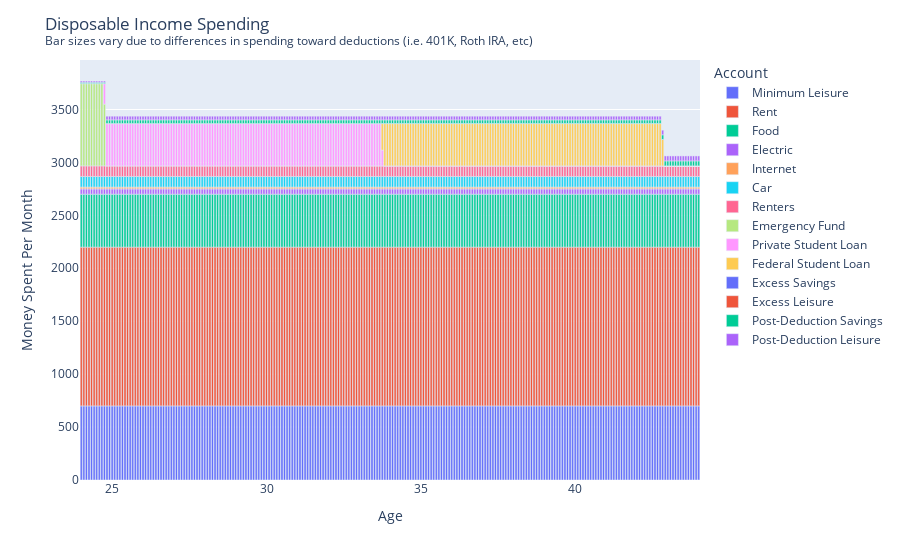

Write notebook code for a chart like this one.
### Code cell
# Extract the required columns
plot_dat = results['Paycheck Only Spending'].with_columns((pl.col("Years") + current_age).alias("Age")).drop("Years").filter(pl.col("Age") < current_age+look_ahead_years)

# Plot each account value over the years
fig = px.bar(plot_dat.melt(id_vars="Age").rename(mapping={"variable" : "Account"}), x="Age", y="value", color='Account')

# Update layout and show the plot
fig.update_layout(title = "Disposable Income Spending <br><sup>Bar sizes vary due to differences in spending toward deductions (i.e. 401K, Roth IRA, etc)</sup>", xaxis_title='Age', yaxis_title='Money Spent Per Month')
fig.show()

### Figure 1 — Plotly figure (JSON) as saved in the notebook; plotly's stock layout.template omitted (floating-point values rounded to 4 significant figures; data arrays with more than 128 entries replaced by an {"elided": "..."} marker saying what was removed)
{"data": [{"alignmentgroup": "True", "hovertemplate": "Account=Minimum Leisure<br>Age=%{x}<br>value=%{y}<extra></extra>", "legendgroup": "Minimum Leisure", "marker": {"color": "#636efa", "pattern": {"shape": ""}}, "name": "Minimum Leisure", "offsetgroup": "Minimum Leisure", "orientation": "v", "showlegend": true, "textposition": "auto", "type": "bar", "x": {"elided": "241 float values"}, "xaxis": "x", "y": {"elided": "241 int values"}, "yaxis": "y"}, {"alignmentgroup": "True", "hovertemplate": "Account=Rent<br>Age=%{x}<br>value=%{y}<extra></extra>", "legendgroup": "Rent", "marker": {"color": "#EF553B", "pattern": {"shape": ""}}, "name": "Rent", "offsetgroup": "Rent", "orientation": "v", "showlegend": true, "textposition": "auto", "type": "bar", "x": {"elided": "241 float values"}, "xaxis": "x", "y": {"elided": "241 int values"}, "yaxis": "y"}, {"alignmentgroup": "True", "hovertemplate": "Account=Food<br>Age=%{x}<br>value=%{y}<extra></extra>", "legendgroup": "Food", "marker": {"color": "#00cc96", "pattern": {"shape": ""}}, "name": "Food", "offsetgroup": "Food", "orientation": "v", "showlegend": true, "textposition": "auto", "type": "bar", "x": {"elided": "241 float values"}, "xaxis": "x", "y": {"elided": "241 int values"}, "yaxis": "y"}, {"alignmentgroup": "True", "hovertemplate": "Account=Electric<br>Age=%{x}<br>value=%{y}<extra></extra>", "legendgroup": "Electric", "marker": {"color": "#ab63fa", "pattern": {"shape": ""}}, "name": "Electric", "offsetgroup": "Electric", "orientation": "v", "showlegend": true, "textposition": "auto", "type": "bar", "x": {"elided": "241 float values"}, "xaxis": "x", "y": {"elided": "241 int values"}, "yaxis": "y"}, {"alignmentgroup": "True", "hovertemplate": "Account=Internet<br>Age=%{x}<br>value=%{y}<extra></extra>", "legendgroup": "Internet", "marker": {"color": "#FFA15A", "pattern": {"shape": ""}}, "name": "Internet", "offsetgroup": "Internet", "orientation": "v", "showlegend": true, "textposition": "auto", "type": "bar", "x": {"elided": "241 float values"}, "xaxis": "x", "y": {"elided": "241 float values"}, "yaxis": "y"}, {"alignmentgroup": "True", "hovertemplate": "Account=Car<br>Age=%{x}<br>value=%{y}<extra></extra>", "legendgroup": "Car", "marker": {"color": "#19d3f3", "pattern": {"shape": ""}}, "name": "Car", "offsetgroup": "Car", "orientation": "v", "showlegend": true, "textposition": "auto", "type": "bar", "x": {"elided": "241 float values"}, "xaxis": "x", "y": {"elided": "241 int values"}, "yaxis": "y"}, {"alignmentgroup": "True", "hovertemplate": "Account=Renters<br>Age=%{x}<br>value=%{y}<extra></extra>", "legendgroup": "Renters", "marker": {"color": "#FF6692", "pattern": {"shape": ""}}, "name": "Renters", "offsetgroup": "Renters", "orientation": "v", "showlegend": true, "textposition": "auto", "type": "bar", "x": {"elided": "241 float values"}, "xaxis": "x", "y": {"elided": "241 int values"}, "yaxis": "y"}, {"alignmentgroup": "True", "hovertemplate": "Account=Emergency Fund<br>Age=%{x}<br>value=%{y}<extra></extra>", "legendgroup": "Emergency Fund", "marker": {"color": "#B6E880", "pattern": {"shape": ""}}, "name": "Emergency Fund", "offsetgroup": "Emergency Fund", "orientation": "v", "showlegend": true, "textposition": "auto", "type": "bar", "x": {"elided": "241 float values"}, "xaxis": "x", "y": {"elided": "241 float values"}, "yaxis": "y"}, {"alignmentgroup": "True", "hovertemplate": "Account=Private Student Loan<br>Age=%{x}<br>value=%{y}<extra></extra>", "legendgroup": "Private Student Loan", "marker": {"color": "#FF97FF", "pattern": {"shape": ""}}, "name": "Private Student Loan", "offsetgroup": "Private Student Loan", "orientation": "v", "showlegend": true, "textposition": "auto", "type": "bar", "x": {"elided": "241 float values"}, "xaxis": "x", "y": {"elided": "241 float values"}, "yaxis": "y"}, {"alignmentgroup": "True", "hovertemplate": "Account=Federal Student Loan<br>Age=%{x}<br>value=%{y}<extra></extra>", "legendgroup": "Federal Student Loan", "marker": {"color": "#FECB52", "pattern": {"shape": ""}}, "name": "Federal Student Loan", "offsetgroup": "Federal Student Loan", "orientation": "v", "showlegend": true, "textposition": "auto", "type": "bar", "x": {"elided": "241 float values"}, "xaxis": "x", "y": {"elided": "241 float values"}, "yaxis": "y"}, {"alignmentgroup": "True", "hovertemplate": "Account=Excess Savings<br>Age=%{x}<br>value=%{y}<extra></extra>", "legendgroup": "Excess Savings", "marker": {"color": "#636efa", "pattern": {"shape": ""}}, "name": "Excess Savings", "offsetgroup": "Excess Savings", "orientation": "v", "showlegend": true, "textposition": "auto", "type": "bar", "x": {"elided": "241 float values"}, "xaxis": "x", "y": {"elided": "241 int values"}, "yaxis": "y"}, {"alignmentgroup": "True", "hovertemplate": "Account=Excess Leisure<br>Age=%{x}<br>value=%{y}<extra></extra>", "legendgroup": "Excess Leisure", "marker": {"color": "#EF553B", "pattern": {"shape": ""}}, "name": "Excess Leisure", "offsetgroup": "Excess Leisure", "orientation": "v", "showlegend": true, "textposition": "auto", "type": "bar", "x": {"elided": "241 float values"}, "xaxis": "x", "y": {"elided": "241 int values"}, "yaxis": "y"}, {"alignmentgroup": "True", "hovertemplate": "Account=Post-Deduction Savings<br>Age=%{x}<br>value=%{y}<extra></extra>", "legendgroup": "Post-Deduction Savings", "marker": {"color": "#00cc96", "pattern": {"shape": ""}}, "name": "Post-Deduction Savings", "offsetgroup": "Post-Deduction Savings", "orientation": "v", "showlegend": true, "textposition": "auto", "type": "bar", "x": {"elided": "241 float values"}, "xaxis": "x", "y": {"elided": "241 float values"}, "yaxis": "y"}, {"alignmentgroup": "True", "hovertemplate": "Account=Post-Deduction Leisure<br>Age=%{x}<br>value=%{y}<extra></extra>", "legendgroup": "Post-Deduction Leisure", "marker": {"color": "#ab63fa", "pattern": {"shape": ""}}, "name": "Post-Deduction Leisure", "offsetgroup": "Post-Deduction Leisure", "orientation": "v", "showlegend": true, "textposition": "auto", "type": "bar", "x": {"elided": "241 float values"}, "xaxis": "x", "y": {"elided": "241 float values"}, "yaxis": "y"}], "layout": {"barmode": "relative", "legend": {"title": {"text": "Account"}, "tracegroupgap": 0}, "margin": {"t": 60}, "title": {"text": "Disposable Income Spending <br><sup>Bar sizes vary due to differences in spending toward deductions (i.e. 401K, Roth IRA, etc)</sup>"}, "xaxis": {"anchor": "y", "domain": [0, 1], "title": {"text": "Age"}}, "yaxis": {"anchor": "x", "domain": [0, 1], "title": {"text": "Money Spent Per Month"}}}}
